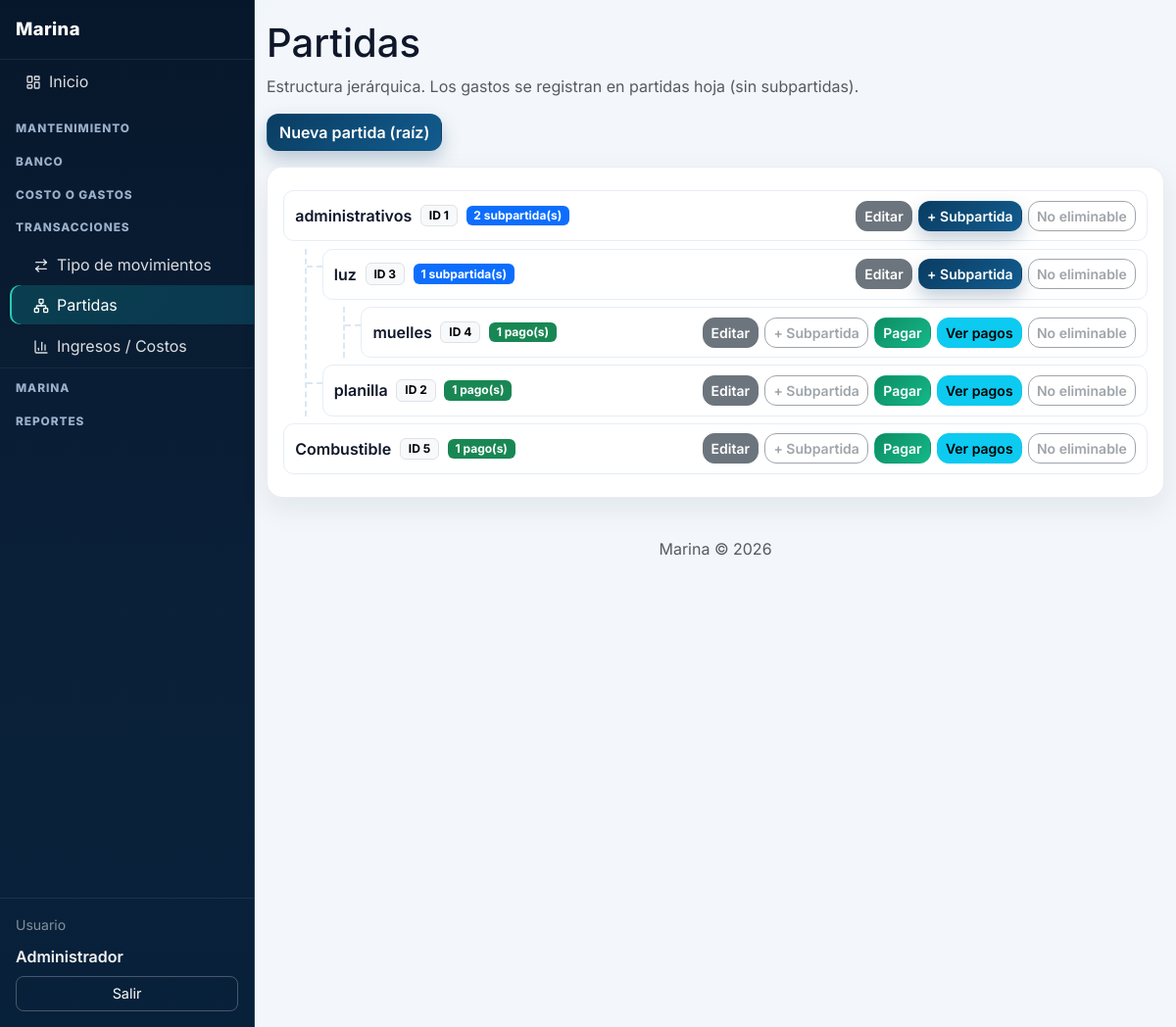
/index.php?p=partidas (signed in), run on the app's committed database.
### tables this page shows
CREATE TABLE partidas (
  id INT UNSIGNED AUTO_INCREMENT PRIMARY KEY,
  parent_id INT UNSIGNED NULL,
  nombre VARCHAR(150) NOT NULL,
  created_at DATETIME NOT NULL DEFAULT CURRENT_TIMESTAMP,
  updated_at DATETIME NOT NULL DEFAULT CURRENT_TIMESTAMP ON UPDATE CURRENT_TIMESTAMP,
  created_by INT UNSIGNED NULL,
  updated_by INT UNSIGNED NULL,
  FOREIGN KEY (parent_id) REFERENCES partidas(id) ON DELETE RESTRICT,
  FOREIGN KEY (created_by) REFERENCES usuarios(id),
  FOREIGN KEY (updated_by) REFERENCES usuarios(id)
);

### index.php (called while the page is built, shortened)
<?php
require_once __DIR__ . '/includes/funciones.php';
$p = trim($_GET['p'] ?? 'dashboard');
$p = preg_replace('/[^a-z0-9_-]/', '', $p) ?: 'dashboard';
$pagina = __DIR__ . '/pages/' . $p . '.php';
require $pagina;

### includes/funciones.php (called while the page is built, shortened)
<?php
function e(string $s): string {
    return htmlspecialchars($s, ENT_QUOTES, 'UTF-8');
}

### pages/partidas.php (the view, shortened to what this page needs)
<?php
$pdo = getDb();
$todas = $pdo->query('SELECT id, parent_id, nombre FROM partidas ORDER BY nombre')->fetchAll(PDO::FETCH_ASSOC);
$gastosRows = $pdo->query("
    SELECT g.id, g.partida_id, g.fecha_gasto, g.monto, g.referencia, g.observaciones,
           pr.nombre AS proveedor_nombre,
           fp.nombre AS forma_pago_nombre,
           CONCAT(b.nombre, ' - ', c.nombre) AS cuenta_nombre
    FROM gastos g
    LEFT JOIN proveedores pr ON pr.id = g.proveedor_id
    LEFT JOIN formas_pago fp ON fp.id = g.forma_pago_id
    LEFT JOIN cuentas c ON c.id = g.cuenta_id
    LEFT JOIN bancos b ON b.id = c.banco_id
    ORDER BY g.fecha_gasto DESC, g.id DESC
")->fetchAll(PDO::FETCH_ASSOC);
$pagosByPartida = [];
$pagosCountByPartida = [];
foreach ($gastosRows as $gr) {
    $pid = (int) ($gr['partida_id'] ?? 0);
    if (!isset($pagosByPartida[$pid])) {
        $pagosByPartida[$pid] = [];
    }
    $pagosByPartida[$pid][] = [
        'fecha' => $gr['fecha_gasto'] ?? '',
        'monto' => (float) ($gr['monto'] ?? 0),
        'referencia' => $gr['referencia'] ?? '',
        'proveedor' => $gr['proveedor_nombre'] ?? '',
        'cuenta' => $gr['cuenta_nombre'] ?? '',
        'forma_pago' => $gr['forma_pago_nombre'] ?? '',
        'observaciones' => $gr['observaciones'] ?? '',
    ];
    $pagosCountByPartida[$pid] = ($pagosCountByPartida[$pid] ?? 0) + 1;
}
$partidasPorPadre = [];
foreach ($todas as $row) {
    $key = ($row['parent_id'] === null) ? 'root' : (string) ((int) $row['parent_id']);
    if (!isset($partidasPorPadre[$key])) {
        $partidasPorPadre[$key] = [];
    }
    $partidasPorPadre[$key][] = $row;
}
function arbolPartidas(array $map, array $pagosCount, array $pagosByPartida, string $parentKey = 'root', int $nivel = 0) {
    $items = $map[$parentKey] ?? [];
    foreach ($items as $p) {
        $id = (int) $p['id'];
        $childKey = (string) $id;
        $hasChildren = !empty($map[$childKey]);
        $pagoCount = (int) ($pagosCount[$id] ?? 0);
        $hasPayments = $pagoCount > 0;
        $pagosJson = e(json_encode($pagosByPartida[$id] ?? [], JSON_HEX_TAG | JSON_HEX_AMP | JSON_HEX_APOS | JSON_HEX_QUOT | JSON_UNESCAPED_UNICODE));
        echo '<li class="partida-item nivel-' . $nivel . '">';
        echo '<div class="partida-node">';
        echo '<div class="partida-node-main">';
        echo '<span class="partida-name">' . e($p['nombre']) . '</span>';
        echo '<span class="badge text-bg-light border">ID ' . $id . '</span>';
        if ($hasChildren) {
            echo '<span class="badge text-bg-primary">' . count($map[$childKey]) . ' subpartida(s)</span>';
        }
        if ($hasPayments) {
            echo '<span class="badge text-bg-success">' . $pagoCount . ' pago(s)</span>';
        }
        echo '</div>';
        echo '<div class="partida-node-actions">';
        echo '<button type="button" class="btn btn-secondary btn-sm btn-editar-partida" data-id="' . $id . '" data-parent-id="' . (int)($p['parent_id'] ?? 0) . '" data-nombre="' . e($p['nombre']) . '">Editar</button> ';
        if (!$hasPayments) {
            echo '<button type="button" class="btn btn-primary btn-sm btn-subpartida-partida" data-parent-id="' . $id . '">+ Subpartida</button> ';
        } else {
            echo '<button type="button" class="btn btn-outline-secondary btn-sm" disabled title="No se puede agregar subpartida porque esta partida tiene pagos">+ Subpartida</button> ';
        }
        if (!$hasChildren) {
            echo '<button type="button" class="btn btn-success btn-sm btn-pagar-partida" data-partida-id="' . $id . '" data-partida-nombre="' . e($p['nombre']) . '" data-bs-toggle="modal" data-bs-target="#pagarPartidaModal">Pagar</button> ';
        }
        if ($hasPayments) {
            echo '<button type="button" class="btn btn-info btn-sm btn-ver-pagos-partida" data-partida-nombre="' . e($p['nombre']) . '" data-pagos="' . $pagosJson . '" data-bs-toggle="modal" data-bs-target="#pagosPartidaModal">Ver pagos</button> ';
        }
        if (!$hasChildren && !$hasPayments) {
            echo '<button type="button" class="btn btn-danger btn-sm btn-eliminar-partida" data-id="' . $id . '" data-nombre="' . e($p['nombre']) . '">Eliminar</button>';
        } else {
            echo '<button type="button" class="btn btn-outline-secondary btn-sm" disabled title="No se puede eliminar porque tiene subpartidas o pagos asociados">No eliminable</button>';
        }
        echo '</div>';
        echo '</div>';
        if ($hasChildren) {
            echo '<ul class="partida-tree partida-children">';
            arbolPartidas($map, $pagosCount, $pagosByPartida, $childKey, $nivel + 1);
            echo '</ul>';
        }
        echo '</li>';
    }
}
?>
<?php require_once __DIR__ . '/../includes/layout.php'; ?>
<h1>Partidas</h1>
<p class="text-muted">Estructura jerárquica. Los gastos se registran en partidas hoja (sin subpartidas).</p>
<div class="toolbar d-flex gap-2 mb-3">
    <button type="button" class="btn btn-primary" id="btnNuevaPartidaRaiz">Nueva partida (raíz)</button>
</div>
<div class="card p-3">
    <?php if (empty($todas)): ?>
        <p class="mb-0 text-muted">Aún no hay partidas registradas.</p>
    <?php else: ?>
        <ul class="partida-tree list-unstyled mb-0">
            <?php arbolPartidas($partidasPorPadre, $pagosCountByPartida, $pagosByPartida, 'root', 0); ?>
        </ul>
    <?php endif; ?>
</div>
<?php require_once __DIR__ . '/../includes/footer.php'; ?>

### assets/css/estilos.css (style rules this page uses)
body { font-family: system-ui, -apple-system, Segoe UI, Roboto, Arial, sans-serif; background: #f4f6f9; }
.toolbar { margin-bottom: 1rem; }
.partida-tree { list-style: none; padding-left: 0; margin: 0; }
.partida-item { position: relative; margin: 0.45rem 0; }
.partida-node { display: flex; justify-content: space-between; gap: 0.75rem; align-items: center; border: 1px solid #e6edf5; border-radius: 0.65rem; background: #fff; padding: 0.6rem 0.7rem; }
.partida-node-main { display: flex; align-items: center; gap: 0.55rem; min-width: 0; }
.partida-name { font-weight: 600; color: #0f172a; white-space: nowrap; overflow: hidden; text-overflow: ellipsis; }
.partida-node-actions { display: flex; flex-wrap: wrap; justify-content: flex-end; gap: 0.4rem; }
.partida-children { margin-top: 0.45rem; margin-left: 1.35rem; padding-left: 1rem; border-left: 2px dashed #dbe7f3; }
.partida-children > .partida-item::before { content: ""; position: absolute; left: -1rem; top: 1.1rem; width: 1rem; border-top: 2px dashed #dbe7f3; }
:root { --bg-main: #f3f7fb; --surface: #ffffff; --surface-soft: #f8fbff; --text-main: #0f172a; --text-soft: #64748b; --brand-1: #0a3d62; --brand-2: #0ea5a6; --ok: #0f9f64; --danger: #d14343; --radius-lg: 16px; --radius-md: 12px; --shadow-soft: 0 10px 30px rgba(15, 23, 42, 0.08); }
body { font-family: "Inter", system-ui, -apple-system, Segoe UI, Roboto, Arial, sans-serif; color: var(--text-main); background: radial-gradient(1200px 600px at -10% -10%, rgba(14, 165, 166, 0.16), transparent 40%), radial-gradient(900px 500px at 120% -20%, rgba(10, 61, 98, 0.2), transparent 35%), var(--bg-main); }
.card { border: 1px solid rgba(148, 163, 184, 0.2); border-radius: var(--radius-lg); box-shadow: var(--shadow-soft); }
.btn { border-radius: 12px; font-weight: 600; transition: transform .16s ease, box-shadow .16s ease, opacity .16s ease; }
.btn-primary { background: linear-gradient(135deg, var(--brand-1), #125c8f); border-color: transparent; box-shadow: 0 8px 18px rgba(10, 61, 98, .25); }
.btn-success { background: linear-gradient(135deg, #0d8d63, #14b889); border-color: transparent; }

### data on the page
partidas: nombre "administrativos", id "1", id "2", shows "No eliminable"
partidas: nombre "luz", id "3", id "1", shows "No eliminable"
partidas: nombre "muelles", id "4", id "1", shows "+ Subpartida", shows "No eliminable"
partidas: nombre "planilla", id "2", id "1", shows "+ Subpartida", shows "No eliminable"
partidas: nombre "Combustible", id "5", id "1", shows "+ Subpartida", shows "No eliminable"

### other printed values
$nombre_usuario "Administrador"
